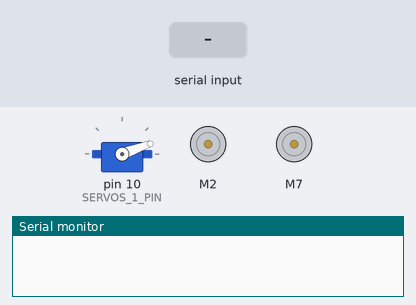
A sketch run on a simulated Arduino Uno, built with avr-gcc and run on an emulated ATmega328P. On the bench: servo, 2 × DC motor (green arrow = forward, orange = backward, longer = faster), the last lines printed to the serial monitor. The test bench sets the inputs (shaded band).

Above: at 1.2 s.
1.3 s: "l" received over Serial
At 2.3 s:
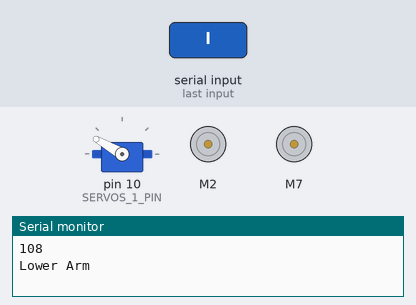
2.8 s: byte 97 (97) received over Serial
At 3.5 s:
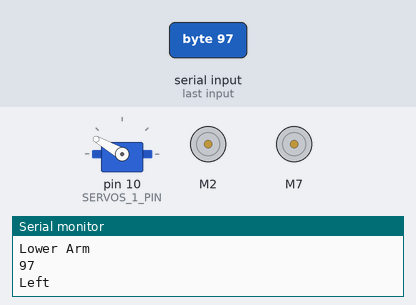
4.3 s: "p" received over Serial
At 5.3 s:
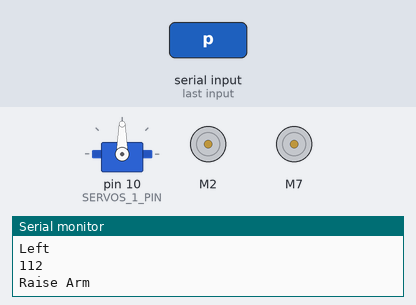
5.8 s: "k" received over Serial
At 6.4 s:
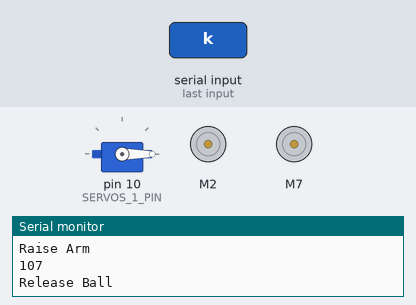
7.3 s: "w" received over Serial
At 7.31 s:
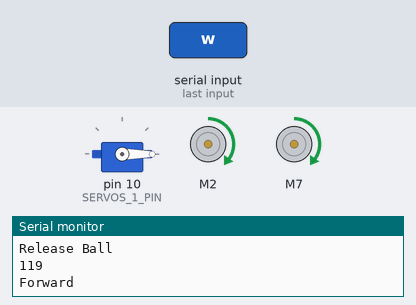
8.8 s: "s" received over Serial
At 8.81 s:
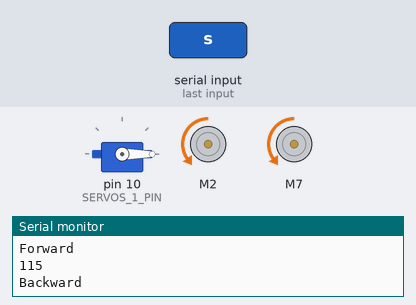
Timing chart, 0 to 11.3 s (numbered marks = the images above; inputs shaded):
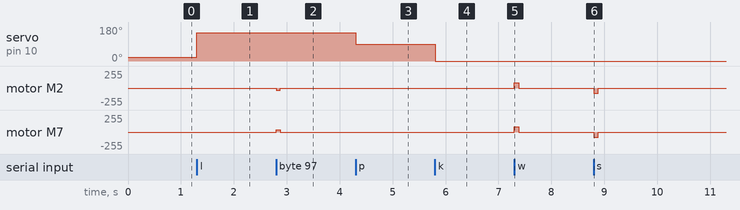

The sketch:

qec-2018.ino
```cpp
#include <SparkFun_TB6612.h>
#include <Servo.h>

// MOTOR SHIELD CONFIG
// Pins for all inputs, keep in mind the PWM defines must be on PWM pins
// the default pins listed are the ones used on the Redbot (ROB-12097) with
// the exception of STBY which the Redbot controls with a physical switch
#define AIN1 2
#define BIN1 7
#define AIN2 4
#define BIN2 8
#define PWMA 5
#define PWMB 6
#define STBY 9
// these constants are used to allow you to make your motor configuration
// line up with function names like forward.  Value can be 1 or -1
const int offsetA = 1;
const int offsetB = 1;

// Motor Variables
Motor motor1 = Motor(AIN1, AIN2, PWMA, offsetA, STBY);
Motor motor2 = Motor(BIN1, BIN2, PWMB, offsetB, STBY);

// Servos Variables
Servo servos1;
Servo servos2;
int SERVOS_1_PIN = 10;

// Serial Variables
int incomingByte = 0;

void setup() {
        Serial.begin(9600);
        // init servos
        servos1.attach(SERVOS_1_PIN);
        servos1.write(20);
}

void loop() {
  if (Serial.available() > 0) {
    incomingByte = Serial.read();
    Serial.println(incomingByte);

    // L Key - Lower Arm
    if (incomingByte == 108) {
      Serial.println("Lower Arm");
      lowerArm();
    }

    // P Key - Raise Arm
    if (incomingByte == 112) {
      Serial.println("Raise Arm");
      raiseArm();
    }

    // K Key - Release Ball
    if (incomingByte == 107) {
      Serial.println("Release Ball");
      releaseBall();
    }

    // W Key - Move Forward
    if (incomingByte == 119) {
      Serial.println("Forward");
      moveForward();
    }

    // S Key - Move Backward
    if (incomingByte == 115) {
      Serial.println("Backward");
      moveBackward();
    }

    // D Key - Turn Right
    if (incomingByte == 100) {
      Serial.println("Right");
      turnRight();
    }

    // A Key - Turn Left
    if (incomingByte == 97) {
      Serial.println("Left");
      turnLeft();
    }
    delay(80);
    brake(motor1, motor2);
  }

}

void lowerArm() {
  servos1.write(150);
}

void raiseArm() {
  servos1.write(90);
}

void releaseBall() {
  servos1.write(0);
}

void moveForward() {
  forward(motor1, motor2, 80);
}

void moveBackward() {
  back(motor1, motor2, -80);
}

void turnRight() {
  right(motor1, motor2, 70);
}

void turnLeft() {
  left(motor1, motor2, 70);
}
```

Measured:
- after the input at 1.3 s, servo on pin 10 (SERVOS_1_PIN): 20° → 150° at once
- after the input at 2.8 s, motor M2: stopped → backward 35/255 at once, → stopped 0.08 s later; motor M7: stopped → forward 35/255 at once, → stopped 0.08 s later
- after the input at 4.3 s, servo on pin 10 (SERVOS_1_PIN): 150° → 90° at once
- after the input at 5.8 s, servo on pin 10 (SERVOS_1_PIN): 90° → 0° at once
- after the input at 7.3 s, motor M2, motor M7: stopped → forward 80/255 at once, → stopped 0.08 s later
- after the input at 8.8 s, motor M2, motor M7: stopped → backward 80/255 at once, → stopped 0.08 s later
